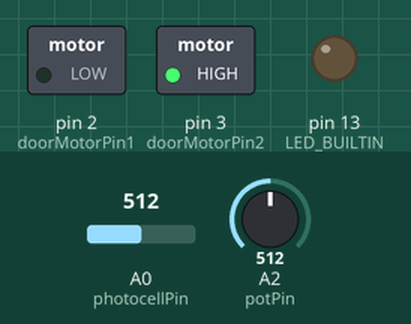
The sketch below on a simulated Arduino Pro Mini, built with avr-gcc and run on an emulated ATmega328P. Parts: switched loads named in the sketch (green lamp = pin HIGH), output pins drawn as LEDs (lit = HIGH). The test bench sets the inputs (shaded band); at power-on: A0 (photocellPin) = 512, A2 (potPin) = 512.

Above: at 19.0 s.
At 27.0 s:
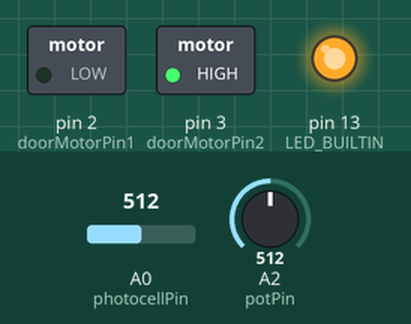
Timing chart, 0 to 35.8 s (numbered marks = the images above):
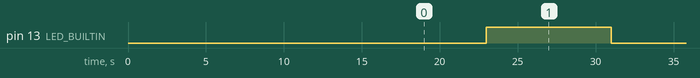

Measured:
- by itself, pin 13 (LED_BUILTIN): alternates HIGH for 8.0 s and LOW for 8.0 s

The sketch:

chicken_door_v3.ino
```cpp
// Pro Mini Atmega 328P

#include "LowPower.h"

const int DEBUG = 0;         // DEBUG; if set to 1, will write values back via serial
const int DOORDELAY = 15000; // How long it takes to manipulate the door in ms

const int photocellPin = A0;
const int potPin = A2;
const int doorMotorPin1 = 2;
const int doorMotorPin2 = 3;

int doorstate = -1;   // -1 = unknown, 0 = closed, 1 = open
int photocellVal = 0; // the analog reading from the sensor photocell
int potVal = 0;       // analog reading from potentiometer
int sleeper = 0;      // Just a variable to track sleep cycles

void setup() {
  pinMode(LED_BUILTIN, OUTPUT);
  pinMode(photocellPin, INPUT);
  pinMode(doorMotorPin1, OUTPUT);
  pinMode(doorMotorPin2, OUTPUT);

  if (DEBUG) {
    Serial.begin(9600);
  }

  // We need to start in a known state.  Let's close the door.
  digitalWrite(doorMotorPin1, LOW);
  digitalWrite(doorMotorPin2, HIGH);
  doorstate = 0;
  delay(DOORDELAY);

}

void loop() {

  // If we're in debug mode (1) Sleep for 1s instead of 8s, (2) Don't disable the serial monitor
  if (DEBUG) {
    Serial.println("Skipping low power state because DEBUG is on.");
    delay(1000);
    sleeper = sleeper + 100;
  } else {
    LowPower.powerDown(SLEEP_8S, ADC_OFF, BOD_OFF);
    sleeper = sleeper + 1;
  }


  // LowPower.h can only sleep for a max of 8s.  So, we wake up every 8s but only do work periodically, 8 * this value.  256 = about 4 minutes
  if (sleeper >= 1) {
    sleeper = 0;

    // The console is broken with power management so this is really our only indicator it works with DEBUG off
    digitalWrite(LED_BUILTIN, !digitalRead(LED_BUILTIN));

    potVal =  map(analogRead(potPin), 0, 1023, 100, 0);  // This is wired backwards so fixing in software...
    photocellVal = map(analogRead(photocellPin), 0, 1023, 0, 100);  // I'm mapping this to 200 because that will stretch out the dawn/dusk time which I'm interested in.

    if ((potVal > (photocellVal+3)) && doorstate == 1) {
      // door close
      digitalWrite(doorMotorPin1, LOW);
      digitalWrite(doorMotorPin2, HIGH);
      doorstate = 0;
      delay(DOORDELAY);
    } else if (potVal <= (photocellVal-3) && doorstate == 0) {
      // door open
      digitalWrite(doorMotorPin1, HIGH);
      digitalWrite(doorMotorPin2, LOW);
      doorstate = 1;
      delay(DOORDELAY);
    }

    if (DEBUG) {
      Serial.print("Pot: ");
      Serial.print(potVal);
      Serial.print("   Photocell: ");
      Serial.print(photocellVal);
      Serial.print("   Door state: ");
      Serial.print(doorstate);
      Serial.println();
    }

  } // end of sleeper function
}
```
